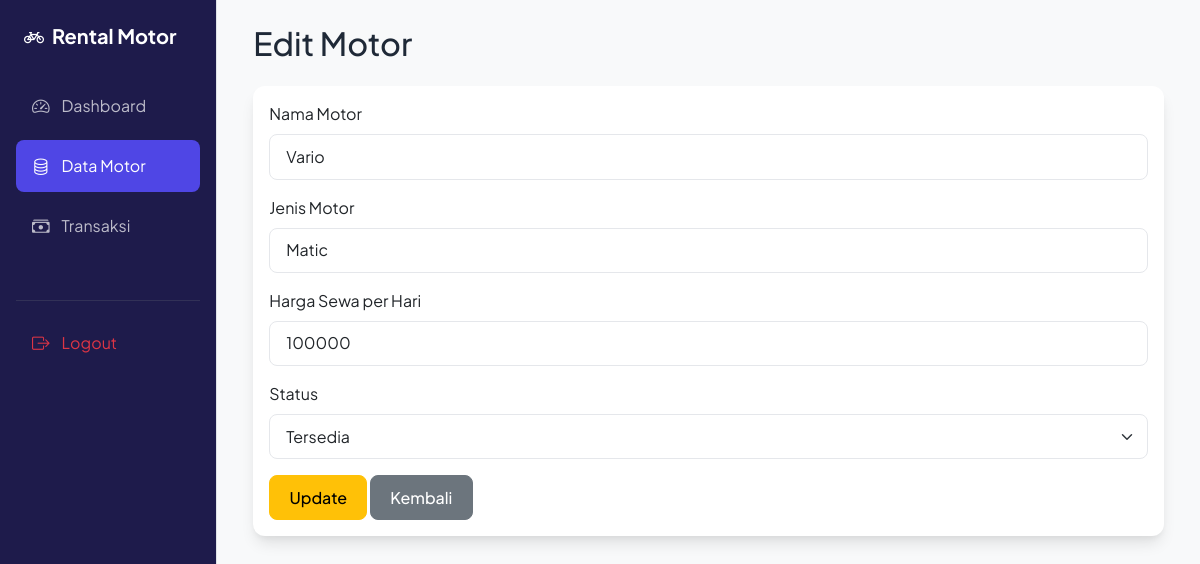
The app's page /motor/edit.php?id=3 (signed in) with its own data.
### tables this page shows
CREATE TABLE `motor` (
  `id` int(11) NOT NULL,
  `nama_motor` varchar(100) DEFAULT NULL,
  `jenis` varchar(50) DEFAULT NULL,
  `harga_sewa` int(11) DEFAULT NULL,
  `status` enum('Tersedia','Disewa') DEFAULT NULL
);

### motor/edit.php (the view, shortened to what this page needs)
<?php
require '../config/koneksi.php';
$id = $_GET['id'];
$stmt = $pdo->prepare("
    SELECT * FROM motor
    WHERE id = ?
");
$stmt->execute([$id]);
$motor = $stmt->fetch();
include '../templates/header.php';
include '../templates/sidebar.php';
?>
<div class="container">
    <h2 class="mb-4">Edit Motor</h2>
    <div class="card">
        <div class="card-body">
            <form method="POST">
                <div class="mb-3">
                    <label class="form-label">
                        Nama Motor
                    </label>
                    <input
                        type="text"
                        name="nama_motor"
                        class="form-control"
                        value="<?= htmlspecialchars($motor['nama_motor']) ?>"
                        required>
                </div>
                <div class="mb-3">
                    <label class="form-label">
                        Jenis Motor
                    </label>
                    <input
                        type="text"
                        name="jenis"
                        class="form-control"
                        value="<?= htmlspecialchars($motor['jenis']) ?>"
                        required>
                </div>
                <div class="mb-3">
                    <label class="form-label">
                        Harga Sewa per Hari
                    </label>
                    <input
                        type="number"
                        name="harga"
                        class="form-control"
                        value="<?= $motor['harga_sewa'] ?>"
                        required>
                </div>
                <div class="mb-3">
                    <label class="form-label">
                        Status
                    </label>
                    <select
                        name="status"
                        class="form-select">
                        <option
                            value="Tersedia"
                            <?= $motor['status'] == 'Tersedia' ? 'selected' : '' ?>>
                            Tersedia
                        </option>
                    </select>
                </div>
                <button
                    type="submit"
                    class="btn btn-warning">
                    Update
                </button>
                <a
                    href="index.php"
                    class="btn btn-secondary">
                    Kembali
                </a>
            </form>
        </div>
    </div>
</div>
<?php
include '../templates/footer.php';
?>

### assets/css/style.css (style rules this page uses)
:root { --primary-color: #4f46e5; --sidebar-bg: #1e1b4b; --card-shadow: 0 10px 15px -3px rgba(0, 0, 0, 0.1), 0 4px 6px -2px rgba(0, 0, 0, 0.05); --border-radius: 12px; }
body { color: #1f2937; }
.card { border: none; border-radius: var(--border-radius); box-shadow: var(--card-shadow); transition: transform 0.2s; }
.form-control, .form-select { border-radius: 8px; padding: 0.6rem 1rem; border: 1px solid #e5e7eb; }
.btn { border-radius: 8px; padding: 0.6rem 1.2rem; font-weight: 500; transition: all 0.2s; }

### records on screen
motor: nama_motor "Vario", jenis "Matic", harga "100000", status "Tersedia"
